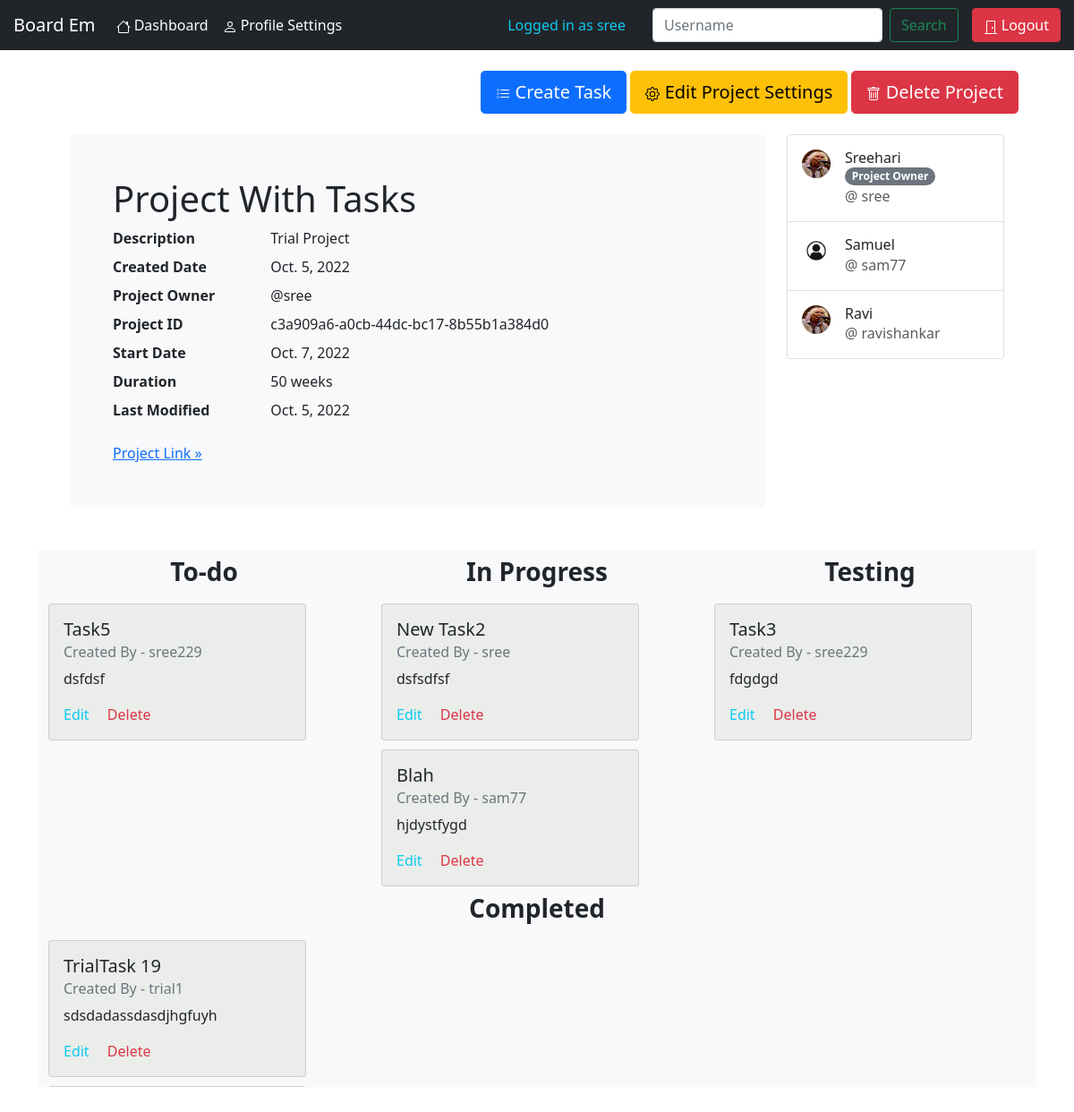
The page /account/project_task/c3a909a6a0cb44dcbc178b55b1a384d0/ (signed in) on the database its author committed.
### Intendance/models.py (models this page shows, shortened)
class Project(models.Model):
    project_id = models.UUIDField(default=uuid.uuid4, unique=True, primary_key=True, editable=False)
    name = models.CharField(max_length=200)
    description = models.TextField(null=True, blank=True)
    url = models.URLField(null=True, blank=True)
    group_members = models.ManyToManyField(User, blank=True, related_name="group_members")
    created_by = models.ForeignKey(User, on_delete=models.CASCADE, related_name="project_owner")
    created_date = models.DateField(auto_now_add=True)
    start_date = models.DateField()
    duration = models.IntegerField()
    modified_date = models.DateField(auto_now=True)

class Profile(models.Model):
    user = models.OneToOneField(User, on_delete=models.CASCADE)
    bio = models.TextField(null=True, blank=True)
    company = models.CharField(max_length=100, null=True, blank=True)
    city = models.CharField(max_length=100, null=True, blank=True)
    website_link = models.URLField(max_length=500, null=True, blank=True)
    github_link = models.URLField(max_length=500, null=True, blank=True)
    image = models.ImageField(default='default.jpg', upload_to='profile_pics')
    date_of_birth = models.DateField(null=True, blank=True)
    account_creation_date = models.DateField(auto_now_add=True)
    account_modified_date = models.DateField(auto_now=True)

class Task(models.Model):
    status_choice = (
        ('todo', 'ToDo'),
        ('inprogress', 'In-Progress'),
        ('testing', 'Testing'),
        ('completed', 'Completed'),
    )
    task_id = models.UUIDField(default=uuid.uuid4, unique=True, primary_key=True, editable=False)
    project = models.ForeignKey(Project, on_delete=models.CASCADE)
    title = models.CharField(max_length=200)
    description = models.TextField(null=True, blank=True)
    task_status = models.CharField(max_length=100, choices=status_choice, default='todo')
    created_by = models.ForeignKey(User, on_delete=models.DO_NOTHING, null=True, blank=True)
    created_date = models.DateField(auto_now_add=True)
    modified_date = models.DateField(auto_now=True)

### Intendance/views.py (the view)
# urls.py: path('project_task/<str:pk>/', views.project_tasks_page, name='project-tasks'),
@login_required(login_url='login')
def project_tasks_page(request, pk):
    data = {
        'task_data' : Task.objects.filter(project=pk),
        'project_data' : Project.objects.get(project_id=pk),
    }
    return render(request, 'Intendance/project_tasks.html', data)

### templates/Intendance/project_tasks.html (shortened to what this page needs)
{% extends 'Intendance/base_layout.html' %}
{% load static %}
{% block project_task_content %}
<div class="container">
  <div class="d-flex flex-row-reverse" style="margin-top:15px; margin-bottom:15px">
    <div class="p-2 ">
    <a class="btn btn-primary btn-lg btn-block" href="{% url 'create-task' project_data.project_id %}">
      Create Task</a>
    {% if project_data.created_by == request.user %}
    <a class="btn btn-warning btn-lg btn-block" href="{% url 'update-project' project_data.project_id %}">
      Edit Project Settings</a>
    <a class="btn btn-danger btn-lg btn-block" href="{% url 'delete-project' project_data.project_id %}">
      Delete Project</a>
    {% endif %}
  </div>
  </div>
  <main class="container">
    <div class="row">
    <div class="col">
    <div class="bg-light p-5 rounded">
      <h1>{{ project_data.name }}</h1>
      <dl class="row">
        <dt class="col-sm-3">Description</dt>
        <dd class="col-sm-9">{{ project_data.description }}</dd>
        <dt class="col-sm-3">Created Date</dt>
        <dd class="col-sm-9">{{ project_data.created_date }}</dd>
        <dt class="col-sm-3 text-truncate">Project Owner</dt>
        <dd class="col-sm-9">@{{ project_data.created_by }}</dd>
        <dt class="col-sm-3 text-truncate">Project ID</dt>
        <dd class="col-sm-9">{{ project_data.project_id }}</dd>
        <dt class="col-sm-3 text-truncate">Start Date</dt>
        <dd class="col-sm-9">{{ project_data.start_date }}</dd>
        <dt class="col-sm-3 text-truncate">Duration</dt>
        <dd class="col-sm-9">{{ project_data.duration }} weeks</dd>
        <dt class="col-sm-3 text-truncate">Last Modified</dt>
        <dd class="col-sm-9">{{ project_data.modified_date }}</dd>
      </dl>
      <a class="link-primary" href="{{ project_data.url }}">Project Link &raquo;</a>
    </div>
  </div>
  <div class="col-sm-3 ">
    <div class="list-group w-auto" style="overflow-y:scroll;height:400px;">
      {% for member in project_data.group_members.all  %}
      <a href="{% url 'searched-profile' member.username %}" class="list-group-item list-group-item-action d-flex gap-3 py-3" aria-current="true">
        <img src="{{ member.profile.image.url }}" alt="twbs" width="32" height="32" class="rounded-circle flex-shrink-0">
        <div class="d-flex gap-2 w-100 justify-content-between">
          <div>
            <h6 class="mb-0">{{ member.first_name }} {% if project_data.created_by == member %}<span class="badge rounded-pill bg-secondary">Project Owner</span>{% endif %}</h6>
            <p class="mb-0 opacity-75">@ {{ member.username }}</p>
          </div>
        </div>
      </a>
      {% endfor %}
    </div>
  </div>
    </div>
  </main>
  <br><br>
    <div class="row bg-light" style="overflow-y: scroll;height: 600px;">
        <div class="col-sm">
            <h3 class="text-center p-2"><strong>To-do</strong></h3>
            {% for tskdt in task_data %}
            {% if tskdt.task_status == 'todo' %}
            <div class="card" style="width: 18rem;margin-top:10px;background:#EBEDEA">
                <div class="card-body">
                  <h5 class="card-title">{{ tskdt.title }}</h5>
                  <h6 class="card-subtitle mb-2 text-muted">Created By - {{ tskdt.created_by }}</h6>
                  <p class="card-text">{{ tskdt.description }}</p>
                  {% if tskdt.created_by == request.user or project_data.created_by == request.user %}
                  <a href="{% url 'update-task' tskdt.task_id %}" style="text-decoration:none" class="card-link link-info">Edit</a>
                  <a href="{% url 'delete-task' tskdt.task_id %}" style="text-decoration:none" class="card-link link-danger">Delete</a>
                  {% endif %}
                </div>
              </div>
              {% endif %}
              {% endfor %}
        </div>
        <div class="col-sm">
            <h3 class="text-center p-2"><strong>In Progress</strong></h3>
            {% for tskdt in task_data %}
            {% if tskdt.task_status == 'inprogress' %}
            <div class="card" style="width: 18rem;margin-top:10px;background:#EBEDEA">
                <div class="card-body">
                  <h5 class="card-title">{{ tskdt.title }}</h5>
                  <h6 class="card-subtitle mb-2 text-muted">Created By - {{ tskdt.created_by }}</h6>
                  <p class="card-text">{{ tskdt.description }}</p>
                  {% if tskdt.created_by == request.user or project_data.created_by == request.user %}
                  <a href="{% url 'update-task' tskdt.task_id %}" style="text-decoration:none" class="card-link link-info">Edit</a>
                  <a href="{% url 'delete-task' tskdt.task_id %}" style="text-decoration:none" class="card-link link-danger">Delete</a>
                  {% endif %}
                </div>
              </div>
              {% endif %}
              {% endfor %}
        </div>
        <div class="col-sm">
            <h3 class="text-center p-2"><strong>Testing</strong></h3>
            {% for tskdt in task_data %}
            {% if tskdt.task_status == 'testing' %}
            <div class="card" style="width: 18rem;margin-top:10px;background:#EBEDEA">
                <div class="card-body">
                  <h5 class="card-title">{{ tskdt.title }}</h5>
                  <h6 class="card-subtitle mb-2 text-muted">Created By - {{ tskdt.created_by }}</h6>
                  <p class="card-text">{{ tskdt.description }}</p>
                  {% if tskdt.created_by == request.user or project_data.created_by == request.user %}
                  <a href="{% url 'update-task' tskdt.task_id %}" style="text-decoration:none" class="card-link link-info">Edit</a>
                  <a href="{% url 'delete-task' tskdt.task_id %}" style="text-decoration:none" class="card-link link-danger">Delete</a>
                  {% endif %}
                </div>
              </div>
              {% endif %}
              {% endfor %}
          </div>
          <div class="col-sm">
            <h3 class="text-center p-2"><strong>Completed</strong></h3>
            {% for tskdt in task_data %}
            {% if tskdt.task_status == 'completed' %}
            <div class="card" style="width: 18rem;margin-top:10px;background:#EBEDEA">
                <div class="card-body">
                  <h5 class="card-title">{{ tskdt.title }}</h5>
                  <h6 class="card-subtitle mb-2 text-muted">Created By - {{ tskdt.created_by }}</h6>
                  <p class="card-text">{{ tskdt.description }}</p>
                  {% if tskdt.created_by == request.user or project_data.created_by == request.user %}
                  <a href="{% url 'update-task' tskdt.task_id %}" style="text-decoration:none" class="card-link link-info">Edit</a>
                  <a href="{% url 'delete-task' tskdt.task_id %}" style="text-decoration:none" class="card-link link-danger">Delete</a>
                  {% endif %}
                </div>
              </div>
              {% endif %}
              {% endfor %}
          </div>
      </div>
    </div>
<br><br>
{% endblock project_task_content %}

### templates/Intendance/account_navbar.html (shortened to what this page needs)
<nav class="navbar navbar-expand-lg navbar-dark bg-dark">
    <a style="margin-left:15px;margin-right:15px" class="navbar-brand" href="{% url 'acc-page' %}" >Board Em</a>
    <div class="collapse navbar-collapse" id="navbarText">
      <ul class="navbar-nav nav justify-content-end">
          <li class="nav-item"><a class="nav-link text-white" href="{% url 'acc-page' %}">
            Dashboard</a></li>
            <li class="nav-item"><a class="nav-link text-white" href="{% url 'profile' %}">
              Profile Settings</a></li>
      </ul>
    </div>
    <span class="navbar-text text-info" style="margin:0 30px 0 30px">
      Logged in as {{ user.username }}
    </span>
    <form class="d-flex" role="search" action="{% url 'search-user' %}" method="POST">
      <input class="form-control me-2" type="search" placeholder="Username" aria-label="Search" name="username" autocomplete="off">
      <button class="btn btn-outline-success" type="submit">Search</button>
    </form>
    <ul class="navbar-nav nav justify-content-end pull-right" style="margin-left:15px;margin-right:15px">
      <li class="nav-item"><a class="btn btn-danger" href="{% url 'logout' %}">
        <svg xmlns="http://www.w3.org/2000/svg" width="16" height="16" fill="currentColor" class="bi bi-door-closed" viewBox="0 0 16 16">
          <path d="M3 2a1 1 0 0 1 1-1h8a1 1 0 0 1 1 1v13h1.5a.5.5 0 0 1 0 1h-13a.5.5 0 0 1 0-1H3V2zm1 13h8V2H4v13z"/>
          <path d="M9 9a1 1 0 1 0 2 0 1 1 0 0 0-2 0z"/>
        </svg>
        Logout</a></li>
    </ul>
</nav>

### rows shown on the page
Project: name "Project With Tasks", description "Trial Project", created_date "Oct. 5, 2022", created_by "sree", project_id "c3a909a6-a0cb-44dc-bc17-8b55b1a384d0", start_date "Oct. 7, 2022", duration "50", modified_date "Oct. 5, 2022"
Task: title "Task5", created_by "sree229", description "dsfdsf", shows "Edit"
Task: title "New Task2", created_by "sree", description "dsfsdfsf", shows "Edit"
Task: title "Blah", created_by "sam77", description "hjdystfygd", shows "Edit"
Task: title "Task3", created_by "sree229", description "fdgdgd", shows "Edit"
Task: title "TrialTask 19", created_by "trial1", description "sdsdadassdasdjhgfuyh", shows "Edit"

### other values the page prints
{{ user.username }} "sree"
{{ member.first_name }} "Sreehari"
{{ member.username }} "sree"
{{ member.first_name }} "Samuel"
{{ member.username }} "sam77"
{{ member.first_name }} "Ravi"
{{ member.username }} "ravishankar"
